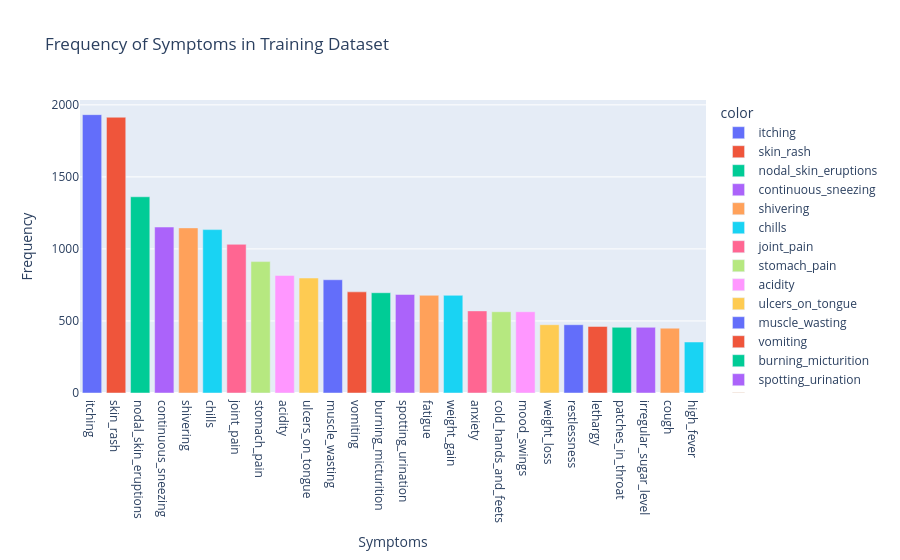

Notebook code cell kept with this figure:
### Markdown cell above
## Visualizations

### Code cell
# Most common symptoms:

symptom_cols = list(DATASET[5].columns[:-1])
symptom_freq = DATASET[5][symptom_cols].sum()
symptom_freq = symptom_freq.sort_values(ascending=False)

fig = px.bar(x=symptom_cols[:26],y=symptom_freq[:26],labels={'x':'Symptoms','y':'Frequency'},title='Frequency of Symptoms in Training Dataset',color =symptom_cols[:26])
fig.show()

### Figure 1 — Plotly figure (JSON) as saved in the notebook; plotly's stock layout.template omitted (floating-point values rounded to 4 significant figures)
{"data": [{"hovertemplate": "color=itching<br>Symptoms=%{x}<br>Frequency=%{y}<extra></extra>", "legendgroup": "itching", "marker": {"color": "#636efa", "pattern": {"shape": ""}}, "name": "itching", "orientation": "v", "showlegend": true, "textposition": "auto", "type": "bar", "x": ["itching"], "xaxis": "x", "y": [1932], "yaxis": "y"}, {"hovertemplate": "color=skin_rash<br>Symptoms=%{x}<br>Frequency=%{y}<extra></extra>", "legendgroup": "skin_rash", "marker": {"color": "#EF553B", "pattern": {"shape": ""}}, "name": "skin_rash", "orientation": "v", "showlegend": true, "textposition": "auto", "type": "bar", "x": ["skin_rash"], "xaxis": "x", "y": [1914], "yaxis": "y"}, {"hovertemplate": "color=nodal_skin_eruptions<br>Symptoms=%{x}<br>Frequency=%{y}<extra></extra>", "legendgroup": "nodal_skin_eruptions", "marker": {"color": "#00cc96", "pattern": {"shape": ""}}, "name": "nodal_skin_eruptions", "orientation": "v", "showlegend": true, "textposition": "auto", "type": "bar", "x": ["nodal_skin_eruptions"], "xaxis": "x", "y": [1362], "yaxis": "y"}, {"hovertemplate": "color=continuous_sneezing<br>Symptoms=%{x}<br>Frequency=%{y}<extra></extra>", "legendgroup": "continuous_sneezing", "marker": {"color": "#ab63fa", "pattern": {"shape": ""}}, "name": "continuous_sneezing", "orientation": "v", "showlegend": true, "textposition": "auto", "type": "bar", "x": ["continuous_sneezing"], "xaxis": "x", "y": [1152], "yaxis": "y"}, {"hovertemplate": "color=shivering<br>Symptoms=%{x}<br>Frequency=%{y}<extra></extra>", "legendgroup": "shivering", "marker": {"color": "#FFA15A", "pattern": {"shape": ""}}, "name": "shivering", "orientation": "v", "showlegend": true, "textposition": "auto", "type": "bar", "x": ["shivering"], "xaxis": "x", "y": [1146], "yaxis": "y"}, {"hovertemplate": "color=chills<br>Symptoms=%{x}<br>Frequency=%{y}<extra></extra>", "legendgroup": "chills", "marker": {"color": "#19d3f3", "pattern": {"shape": ""}}, "name": "chills", "orientation": "v", "showlegend": true, "textposition": "auto", "type": "bar", "x": ["chills"], "xaxis": "x", "y": [1134], "yaxis": "y"}, {"hovertemplate": "color=joint_pain<br>Symptoms=%{x}<br>Frequency=%{y}<extra></extra>", "legendgroup": "joint_pain", "marker": {"color": "#FF6692", "pattern": {"shape": ""}}, "name": "joint_pain", "orientation": "v", "showlegend": true, "textposition": "auto", "type": "bar", "x": ["joint_pain"], "xaxis": "x", "y": [1032], "yaxis": "y"}, {"hovertemplate": "color=stomach_pain<br>Symptoms=%{x}<br>Frequency=%{y}<extra></extra>", "legendgroup": "stomach_pain", "marker": {"color": "#B6E880", "pattern": {"shape": ""}}, "name": "stomach_pain", "orientation": "v", "showlegend": true, "textposition": "auto", "type": "bar", "x": ["stomach_pain"], "xaxis": "x", "y": [912], "yaxis": "y"}, {"hovertemplate": "color=acidity<br>Symptoms=%{x}<br>Frequency=%{y}<extra></extra>", "legendgroup": "acidity", "marker": {"color": "#FF97FF", "pattern": {"shape": ""}}, "name": "acidity", "orientation": "v", "showlegend": true, "textposition": "auto", "type": "bar", "x": ["acidity"], "xaxis": "x", "y": [816], "yaxis": "y"}, {"hovertemplate": "color=ulcers_on_tongue<br>Symptoms=%{x}<br>Frequency=%{y}<extra></extra>", "legendgroup": "ulcers_on_tongue", "marker": {"color": "#FECB52", "pattern": {"shape": ""}}, "name": "ulcers_on_tongue", "orientation": "v", "showlegend": true, "textposition": "auto", "type": "bar", "x": ["ulcers_on_tongue"], "xaxis": "x", "y": [798], "yaxis": "y"}, {"hovertemplate": "color=muscle_wasting<br>Symptoms=%{x}<br>Frequency=%{y}<extra></extra>", "legendgroup": "muscle_wasting", "marker": {"color": "#636efa", "pattern": {"shape": ""}}, "name": "muscle_wasting", "orientation": "v", "showlegend": true, "textposition": "auto", "type": "bar", "x": ["muscle_wasting"], "xaxis": "x", "y": [786], "yaxis": "y"}, {"hovertemplate": "color=vomiting<br>Symptoms=%{x}<br>Frequency=%{y}<extra></extra>", "legendgroup": "vomiting", "marker": {"color": "#EF553B", "pattern": {"shape": ""}}, "name": "vomiting", "orientation": "v", "showlegend": true, "textposition": "auto", "type": "bar", "x": ["vomiting"], "xaxis": "x", "y": [702], "yaxis": "y"}, {"hovertemplate": "color=burning_micturition<br>Symptoms=%{x}<br>Frequency=%{y}<extra></extra>", "legendgroup": "burning_micturition", "marker": {"color": "#00cc96", "pattern": {"shape": ""}}, "name": "burning_micturition", "orientation": "v", "showlegend": true, "textposition": "auto", "type": "bar", "x": ["burning_micturition"], "xaxis": "x", "y": [696], "yaxis": "y"}, {"hovertemplate": "color=spotting_urination<br>Symptoms=%{x}<br>Frequency=%{y}<extra></extra>", "legendgroup": "spotting_urination", "marker": {"color": "#ab63fa", "pattern": {"shape": ""}}, "name": "spotting_urination", "orientation": "v", "showlegend": true, "textposition": "auto", "type": "bar", "x": ["spotting_urination"], "xaxis": "x", "y": [684], "yaxis": "y"}, {"hovertemplate": "color=fatigue<br>Symptoms=%{x}<br>Frequency=%{y}<extra></extra>", "legendgroup": "fatigue", "marker": {"color": "#FFA15A", "pattern": {"shape": ""}}, "name": "fatigue", "orientation": "v", "showlegend": true, "textposition": "auto", "type": "bar", "x": ["fatigue"], "xaxis": "x", "y": [678], "yaxis": "y"}, {"hovertemplate": "color=weight_gain<br>Symptoms=%{x}<br>Frequency=%{y}<extra></extra>", "legendgroup": "weight_gain", "marker": {"color": "#19d3f3", "pattern": {"shape": ""}}, "name": "weight_gain", "orientation": "v", "showlegend": true, "textposition": "auto", "type": "bar", "x": ["weight_gain"], "xaxis": "x", "y": [678], "yaxis": "y"}, {"hovertemplate": "color=anxiety<br>Symptoms=%{x}<br>Frequency=%{y}<extra></extra>", "legendgroup": "anxiety", "marker": {"color": "#FF6692", "pattern": {"shape": ""}}, "name": "anxiety", "orientation": "v", "showlegend": true, "textposition": "auto", "type": "bar", "x": ["anxiety"], "xaxis": "x", "y": [570], "yaxis": "y"}, {"hovertemplate": "color=cold_hands_and_feets<br>Symptoms=%{x}<br>Frequency=%{y}<extra></extra>", "legendgroup": "cold_hands_and_feets", "marker": {"color": "#B6E880", "pattern": {"shape": ""}}, "name": "cold_hands_and_feets", "orientation": "v", "showlegend": true, "textposition": "auto", "type": "bar", "x": ["cold_hands_and_feets"], "xaxis": "x", "y": [564], "yaxis": "y"}, {"hovertemplate": "color=mood_swings<br>Symptoms=%{x}<br>Frequency=%{y}<extra></extra>", "legendgroup": "mood_swings", "marker": {"color": "#FF97FF", "pattern": {"shape": ""}}, "name": "mood_swings", "orientation": "v", "showlegend": true, "textposition": "auto", "type": "bar", "x": ["mood_swings"], "xaxis": "x", "y": [564], "yaxis": "y"}, {"hovertemplate": "color=weight_loss<br>Symptoms=%{x}<br>Frequency=%{y}<extra></extra>", "legendgroup": "weight_loss", "marker": {"color": "#FECB52", "pattern": {"shape": ""}}, "name": "weight_loss", "orientation": "v", "showlegend": true, "textposition": "auto", "type": "bar", "x": ["weight_loss"], "xaxis": "x", "y": [474], "yaxis": "y"}, {"hovertemplate": "color=restlessness<br>Symptoms=%{x}<br>Frequency=%{y}<extra></extra>", "legendgroup": "restlessness", "marker": {"color": "#636efa", "pattern": {"shape": ""}}, "name": "restlessness", "orientation": "v", "showlegend": true, "textposition": "auto", "type": "bar", "x": ["restlessness"], "xaxis": "x", "y": [474], "yaxis": "y"}, {"hovertemplate": "color=lethargy<br>Symptoms=%{x}<br>Frequency=%{y}<extra></extra>", "legendgroup": "lethargy", "marker": {"color": "#EF553B", "pattern": {"shape": ""}}, "name": "lethargy", "orientation": "v", "showlegend": true, "textposition": "auto", "type": "bar", "x": ["lethargy"], "xaxis": "x", "y": [462], "yaxis": "y"}, {"hovertemplate": "color=patches_in_throat<br>Symptoms=%{x}<br>Frequency=%{y}<extra></extra>", "legendgroup": "patches_in_throat", "marker": {"color": "#00cc96", "pattern": {"shape": ""}}, "name": "patches_in_throat", "orientation": "v", "showlegend": true, "textposition": "auto", "type": "bar", "x": ["patches_in_throat"], "xaxis": "x", "y": [456], "yaxis": "y"}, {"hovertemplate": "color=irregular_sugar_level<br>Symptoms=%{x}<br>Frequency=%{y}<extra></extra>", "legendgroup": "irregular_sugar_level", "marker": {"color": "#ab63fa", "pattern": {"shape": ""}}, "name": "irregular_sugar_level", "orientation": "v", "showlegend": true, "textposition": "auto", "type": "bar", "x": ["irregular_sugar_level"], "xaxis": "x", "y": [456], "yaxis": "y"}, {"hovertemplate": "color=cough<br>Symptoms=%{x}<br>Frequency=%{y}<extra></extra>", "legendgroup": "cough", "marker": {"color": "#FFA15A", "pattern": {"shape": ""}}, "name": "cough", "orientation": "v", "showlegend": true, "textposition": "auto", "type": "bar", "x": ["cough"], "xaxis": "x", "y": [450], "yaxis": "y"}, {"hovertemplate": "color=high_fever<br>Symptoms=%{x}<br>Frequency=%{y}<extra></extra>", "legendgroup": "high_fever", "marker": {"color": "#19d3f3", "pattern": {"shape": ""}}, "name": "high_fever", "orientation": "v", "showlegend": true, "textposition": "auto", "type": "bar", "x": ["high_fever"], "xaxis": "x", "y": [354], "yaxis": "y"}], "layout": {"barmode": "relative", "legend": {"title": {"text": "color"}, "tracegroupgap": 0}, "title": {"text": "Frequency of Symptoms in Training Dataset"}, "xaxis": {"anchor": "y", "domain": [0, 1], "title": {"text": "Symptoms"}}, "yaxis": {"anchor": "x", "domain": [0, 1], "title": {"text": "Frequency"}}}}
